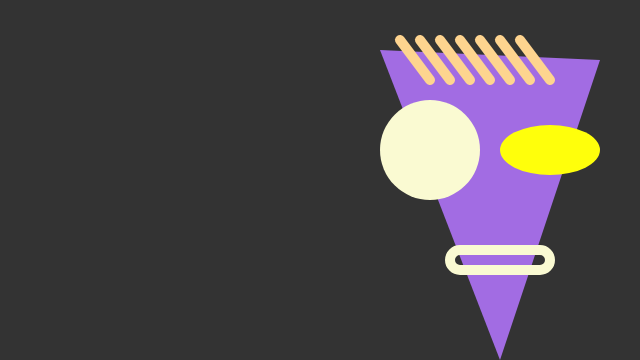
Frame 1 (no input)
Frame 60 (no input): identical to frame 1, image omitted
Frame 120 (the mouse pressed at the canvas centre since frame 60): identical to frame 1, image omitted

The p5.js sketch that drew this single still picture (run headless with seeded random() and noise() and a simulated clock; from frame 60 on, the mouse is pressed at the canvas centre):

// p5.js sketch
// ── sketch.js
/*
	self portrait v2 
	by owen roberts
*/

// global scope
var x = 500; // character origin
var y = 150;

var eyeSize = 100;
var mouthSize = eyeSize;

var faceRed = 162;
var faceGreen = 108;
var faceBlue = 227;

function setup() {
	createCanvas(640, 360);
}

function draw() {
	background(51);

	// face
	noStroke();
	fill(faceRed, faceGreen, faceBlue); // purple
	triangle(x - 120, y - 100, x + 100, y - 90, x, y + 210);
	
	// eyes
	fill("LIGHTGOLDENRODYELLOW");
	circle(x - 70, y, eyeSize); // left

	fill("#FFFF0B"); // similar to lightgoldenrodyellow
	ellipse(x + 50, y, eyeSize, eyeSize / 2); // right

	// mouth
	stroke("LIGHTGOLDENRODYELLOW");
	strokeWeight(10);
	noFill();
	rect(x - 50, y + 100, mouthSize, mouthSize / 5, mouthSize / 10);

	// hair
	stroke(254, 212, 143); // yellowish brown
	line(x - 100, y - 110, x - 70, y - 70);
	line(x - 80, y - 110, x - 50, y - 70);
	line(x - 60, y - 110, x - 30, y - 70);
	line(x - 40, y - 110, x - 10, y - 70);
	line(x - 20, y - 110, x + 10, y - 70);
	line(x, y - 110, x + 30, y - 70);
	line(x + 20, y - 110, x + 50, y - 70);


	// visualize origin
	// stroke('lightgreen');
	// circle(x, y, 2);
}
// ── style.css
/* our comment goes in here */

/* generic selector */

body {
	background-color: lightblue;
	color: white; /* text color */
	font-family: Andale Mono, monospace;
}

ul {
	margin: 0;
	padding: 0;
}

li {
	list-style: none;
}

a {
	color: blue;
	transition: color 200ms ease-in;
}

/* psuedo selector - user interacts */
a:hover {
	color: orangered;
}

img {
	width: 100%;
}

/* id and class selector */

#container, main {
	min-width: 320px;
	max-width: 960px;
	margin: 0 auto;
}

#header {
	display: flex;
	justify-content: space-between;
	align-items: baseline;
}

/* nested selector */
#header ul {
	display: flex;
}

#header li {
	margin-left: 1em;
}

#header a {
	font-size: 1.5em;
}

#portfolio {
	display: grid;
	grid-template-columns: 1fr 1fr 1fr;
	grid-gap: 1em;
}

.project {
	border: 2px solid orangered;
	padding: 1em;
	background-color: transparent;
	transition: background-color 200ms ease-in;
}

.project:hover {
	background-color: white;
}

.project a {
	font-size: 1.25em;
}

/* about */

#portrait {
	width: 200px;
	float: right;
}

#about p {
	font-size: 2em;
}
